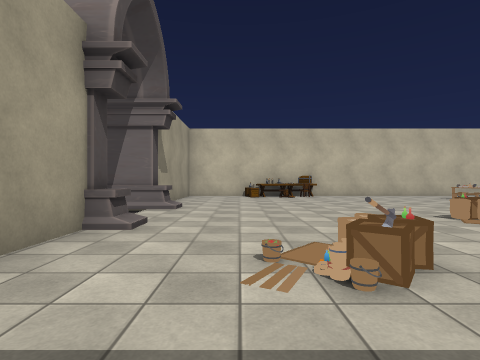
view 1 (above)

18 first-person views from a walk through a 3-D level made in the Unity game engine. The camera is 1.3 m above the floor, looks level and sees 80° across. The floor is counted in squares, 2 m on a side. Each view is taken from the middle of a square. On the plan, view 1 faces up. The plan holds only what a view shows up to about 9 squares ahead; the rest is blank. The place goes on beyond the plan. The player is left out. Some animated figures are not drawn. Some surface patterns are stand-ins.

view 2
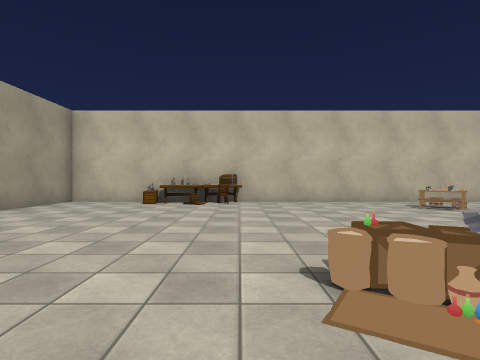

view 3
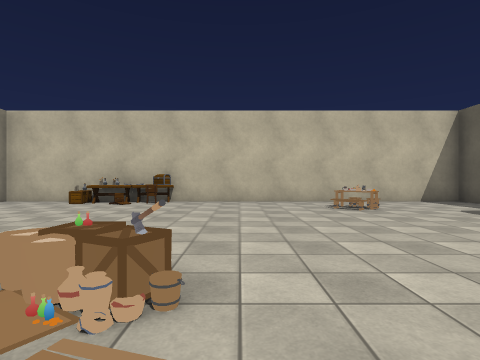

view 4
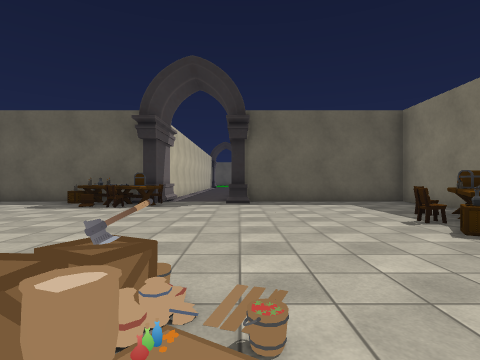

view 5
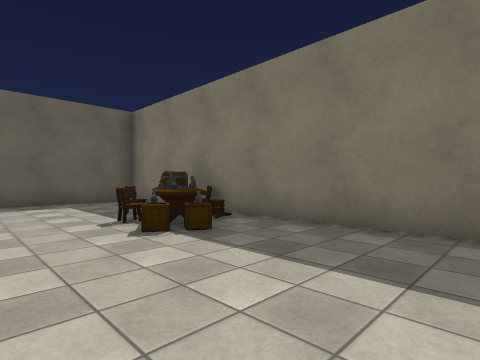

view 6
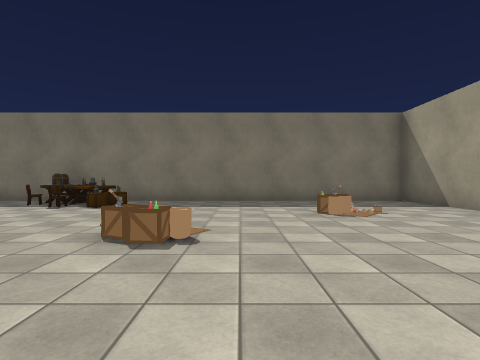

view 7
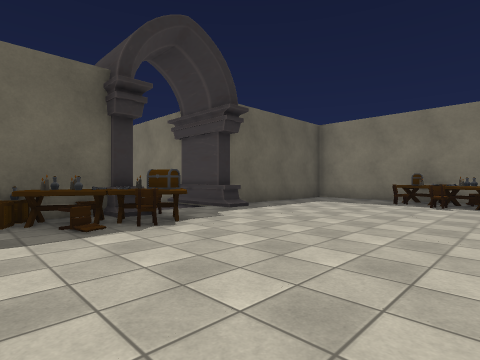

view 8
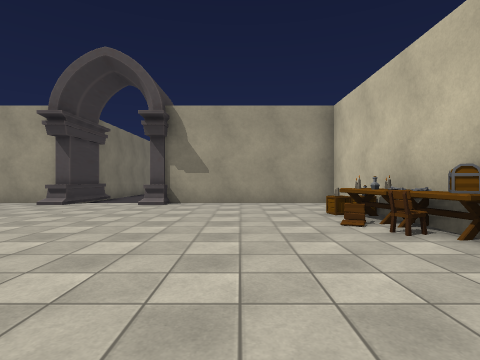

view 9
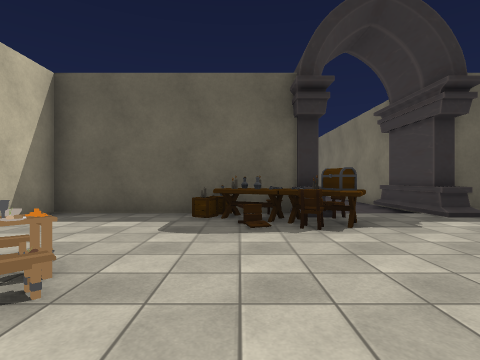

view 10
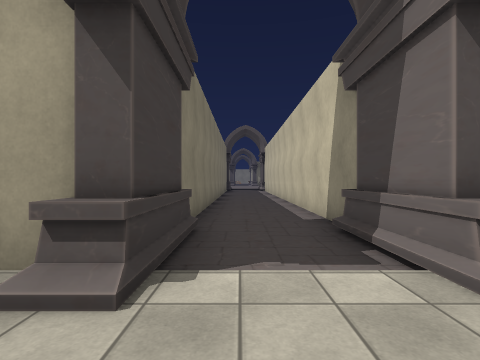

view 11
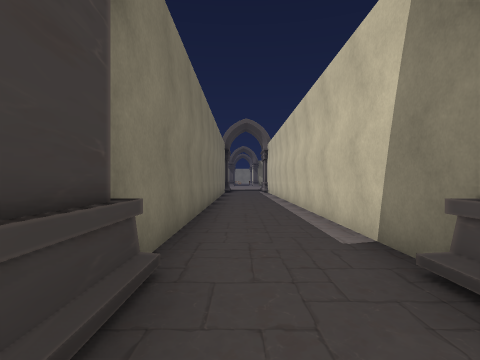

view 12
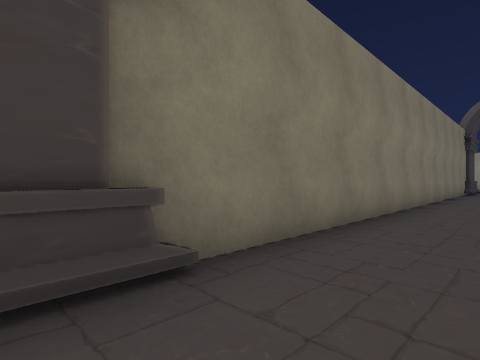

view 13
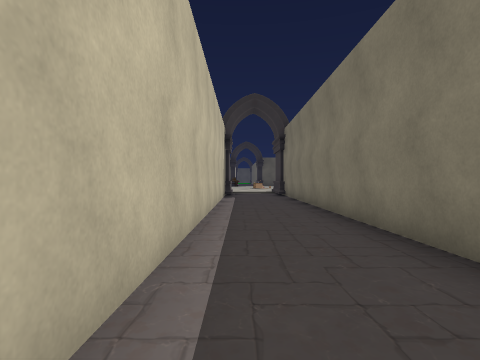

view 14
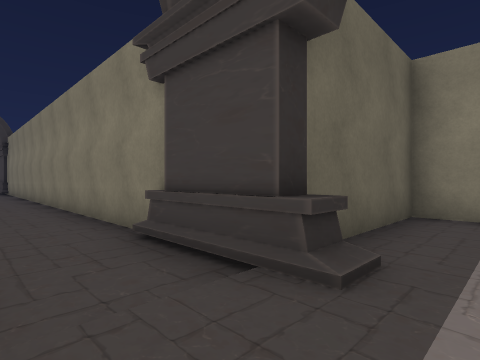

view 15
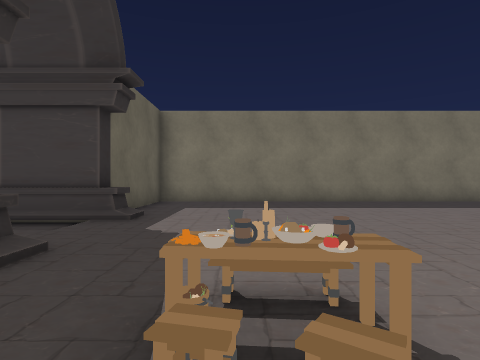

view 16
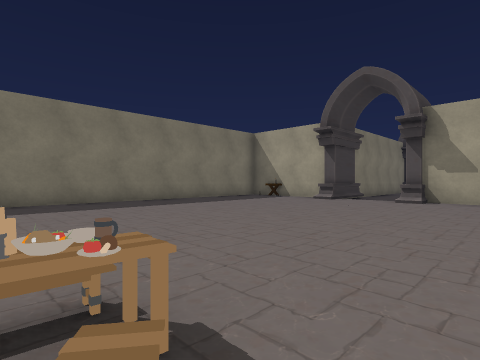

view 17
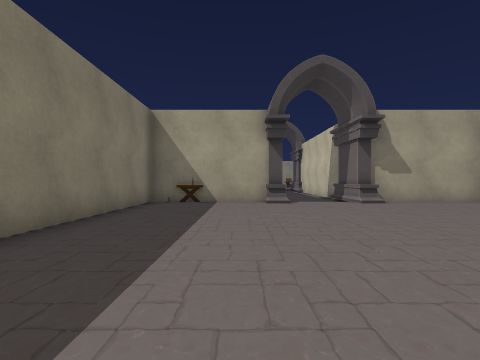

view 18
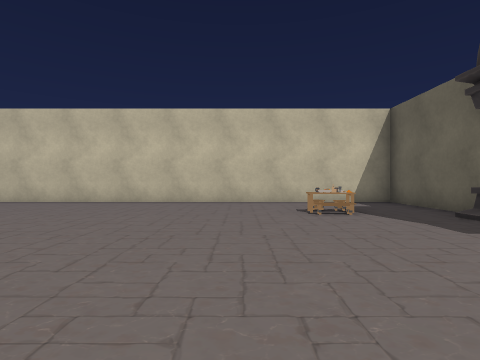

### Floor plan
Points are (right, up) in squares from view 1. A wall is a line through its corners. A room is listed if a view was taken in it or the views show most of it. See-through windows are left out.
Room 1 (views 1, 2, 3, 4, 5, 6, 7, 8, 9, 10)
walls: (11.6, 4.1) (12.5, 4.1); (11.6, 8.4) (11.6, 11.6) (3.4, 11.6); (0.6, 11.6) (-2.1, 11.6) (-2.1, 6.6); (-2.1, 4.4) (-2.1, -0.9) (6.5, -0.9); (8.4, -0.9) (11.6, -0.9) (11.6, 4.3) (12.5, 4.3)
low walls: (-1.7, 7) (-1.7, 6.5); (-1.7, 4.3) (-1.7, 3.8)
ways out: opening at (-2, 5.5) to room 2
objects: other object (-1, 11); other object (0, 2); other object (0, 11); other object (1, 1); other object (1, 3); other object (1, 10); other object (1, 11); other object (2, 2); other object (2, 10); other object (2, 11); other object (3, 5); other object (3, 11); other object (3, 12); other object (4, 4); other object (4, 5); other object (4, 6); other object (5, 1); other object (5, 5); other object (6, 0); other object (6, 1); other object (7, -1) to (8, -1); other object (7, 0); other object (7, 1); other object (8, 0); other object (8, 1); other object (9, 0); other object (9, 7); other object (10, 7); other object (10, 8); other object (11, 6); other object (11, 7); other object (11, 8); other object (11, 9); other object (12, 7); other object (12, 8)
Room 2 (views 11, 12, 13, 14, 15, 16, 17, 18)
walls: (-21, 4.3) (-18.5, 4.3); (-20.6, 7.2) (-20.6, 10.4) (-27.5, 10.4); (-18.9, 4.1) (-1.9, 4.1); (-29.4, 10.4) (-32.1, 10.4); (-32.2, 6.6) (-33, 6.6); (-32.5, 4.4) (-32.5, 2.5); (-32.6, 7) (-32.2, 7); (-32.5, 10.2) (-32.5, 6.4); (-32.6, 0.3) (-20.6, 0.3) (-20.6, 4.1) (-19, 4.1); (-4.2, 4.3) (-1.7, 4.3); (-2.5, 6.4) (-4, 6.4); (-2.1, 6.6) (-15.4, 6.6)
low walls: (-21, 3.8) (-21, 4.3); (-32.2, 7) (-32.2, 6.6); (-32.2, 4.4) (-32.2, 3.8)
ways out: opening at (-2, 5.5) to room 1
objects: other object (-32, 2); other object (-23, 8)

Positions as (right, up) in squares from view 1, and headings:
1: (0, 0), facing up
2: (3, 3), facing up
3: (5, 3), facing up
4: (3, 4), facing right
5: (3, 3), facing down-right
6: (3, 8), facing down
7: (6, 9), facing down-right
8: (6, 9), facing left
9: (6, 8), facing right
10: (0, 5), facing left
11: (-2, 5), facing left
12: (-3, 6), facing down-left
13: (-16, 6), facing right
14: (-22, 6), facing down-right
15: (-23, 9), facing down
16: (-23, 9), facing down-left
17: (-24, 3), facing left
18: (-25, 2), facing up
